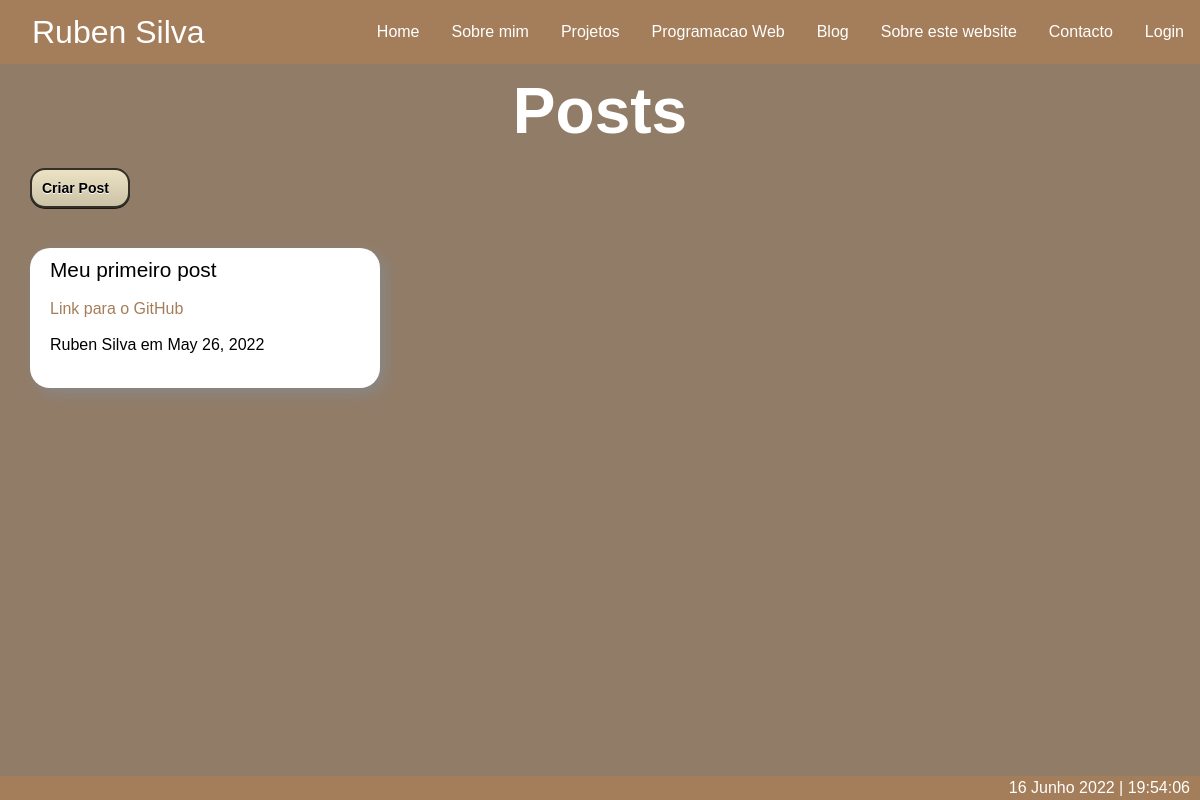
Page /blog on the committed database.
### portfolio/models.py (models this page shows, shortened)
class Post(models.Model):
    autor = models.CharField(max_length=50)
    data = models.DateField(auto_now_add=True)
    titulo = models.CharField(max_length=200)
    link = models.CharField(max_length=300)

### portfolio/views.py (the view)
# urls.py: path('blog', views.blog_view, name='blog'),
def blog_view(request):
    context = {
        'posts': Post.objects.all(),
    }
    return render(request, 'portfolio/blog.html', context)

### portfolio/templates/portfolio/blog.html (shortened to what this page needs)
{% extends 'portfolio/layout.html' %}
{% block main %}
	<h1 class="titulo">Posts</h1>
	<a class="button-posts" href="{% url 'portfolio:criar_post' %}">Criar Post</a>
	<div class="posts">
		{% for post in posts %}
		<div class="post">
			<p class="tit-post">{{post.titulo}}</p>
			<br>
			<a class="link-pessoa" href="{{post.link}}" target="_blank">Link para o GitHub</a>
			<br>
			<br>
			<p>{{post.autor}} em {{post.data}}</p>
		</div>
		{% endfor %}
	</div>
{% endblock main %}

### portfolio/static/portfolio/css/estilos.css (style rules this page uses)
* { padding: 0; margin: 0; box-sizing: border-box; font-family: 'Epilogue', sans-serif; }
html { background-color: #917C67; }
.titulo { display: flex; font-size: 4em; padding: 10px; background-color: #917C67; color: white; align-items: center; justify-content: center; }
.link-pessoa:link { color: #A47E5A; text-decoration: none; }
.posts { display: flex; flex-flow: row wrap; background-color: #917C67; padding: 20px; }
.post { background-color: white; height: 140px; width: 350px; border-radius: 20px; box-shadow: 5px 5px 15px #888888; padding: 10px 20px; margin: 10px; }
.tit-post { font-size: 1.3em; }
.button-posts { position: relative; margin: 10px; box-shadow: 0px 1px 0px 0px #1c1b18; background: linear-gradient(to bottom, #eae0c2 5%, #ccc2a6 100%); background-color: #eae0c2; border-radius: 15px; border: 2px solid #333029; display: inline-block; cursor: pointer; color: black; font-family: Arial; font-size: 14px; font-weight: bold; padding: 10px; text-decoration: none; text-shadow: 0px 1px 0px #ffffff; left: 20px; width: 100px; }

### rows in the picture
Post: titulo "Meu primeiro post", autor "Ruben Silva", data "May 26, 2022"
